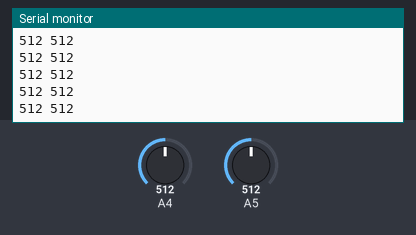
Bench run of a sketch on a simulated Arduino Uno, built with avr-gcc and run on an emulated ATmega328P. Parts: the last lines printed to the serial monitor. Inputs (shaded band) come from the test bench; at power-on: A5 = 512, A4 = 512.

Above: at 2.7 s.
2.8 s: A5 set to 583
At 3.07 s:
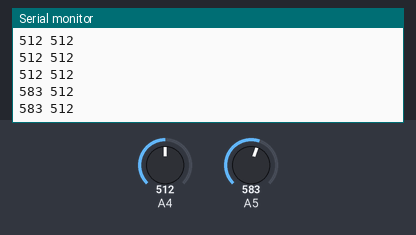
4.3 s: A5 set to 611
At 4.67 s:
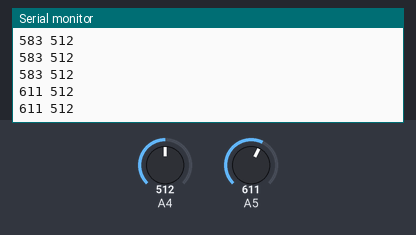
5.9 s: A4 set to 593
At 6.28 s:
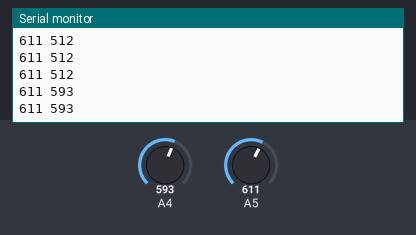
Timing chart, 0 to 8.4 s (numbered marks = the images above; inputs shaded):
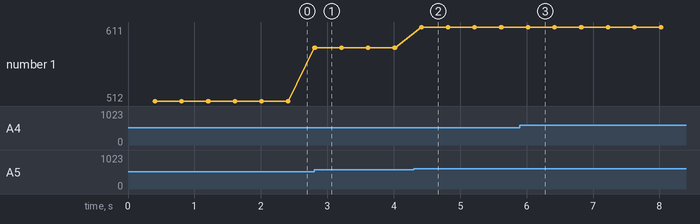

Measured:
- after the input at 2.8 s, the serial monitor: prints a new line at once (image 1)
- after the input at 4.3 s, the serial monitor: prints a new line after 0.11 s (image 2)
- after the input at 5.9 s, the serial monitor: prints a new line after 0.12 s (image 3)
- plotted number 1: 512 → 583 after the input at 2.8 s, 583 → 611 after the input at 4.3 s

The sketch:

powerPlay.ino
```cpp
int inp1;
int inp2;
int flag0 = -1;
int flag1 = -1;
int count = 4;

void setup() {
  // put your setup code here, to run once:

  Serial.begin(9600);


}

void loop()
{
  delay(400);
  // put your main code here, to run repeatedly:

  inp1 = analogRead(A5);
  inp2 = analogRead(A4);


  Serial.print(inp1);
  Serial.print(" ");
  Serial.print(inp2);

  Serial.print("\n\n");


  inp1 = analogRead(A5);
  inp2 = analogRead(A4);


  Serial.print(inp1);
  Serial.print(" ");
  Serial.print(inp2);

  Serial.print("\n\n");
  if (inp2 > 600 ) {
    flag0 = 1;
  }
  if (flag0 == 1 && inp1 > 600) {
    flag0 = -1;
    Serial.print("Player is out from 30 Yards");
    count--;
    if (count < 10) {
      Serial.print("No Ball ");
      Serial.println(count);
    }
  }
  if (inp1 > 600) {
    flag1 = 1;
  }
  if (flag1 == 1 && inp2 > 600) {
    flag1 = -1;
    Serial.print("Player is in 30 Yards ");
    count ++;
    Serial.println(count);
    delay(1000);
    inp1 = analogRead(A5);
    inp2 = analogRead(A4);
  }


  //
  //
  //  if (inp2 > 800 && inp1 < 200)
  //  {
  //    Serial.print("Player is out from 30 Yards");
  //    count--;
  //    if (count < 6) {
  //      Serial.print("No Ball");
  //      Serial.print("count");
  //    }
  //
  //  }
  //  else if (inp1 > 800 && inp2 < 200) {
  //    Serial.print("Player is in 30 Yards");
  //    count ++;
  //    Serial.print("count");
  //
  //
  }
```
